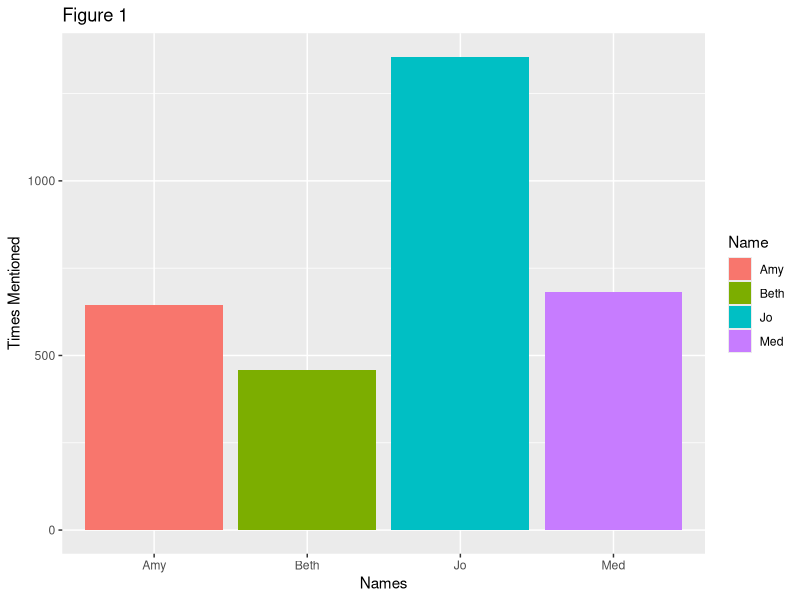

Source code (R):
# Capstone
# Alex Myers
# alexcmyers@arizona.edu  
# 2024-02-18

library(ggplot2)

#Create data and put it in data frame
Little_women <- data.frame(
  Name=c("Med","Jo","Beth","Amy"),
  Times.Mentioned=c(683,1355,459,645) 
)


# Create table. Bar graph, X Name, Y TimesMentioned, colors for each name, 
ggplot(data = Little_women, mapping = aes(x=Name, y=Times.Mentioned,fill=Name)) +
  geom_bar(stat='identity') +
  labs(
    x="Names", #x axis title
    y="Times Mentioned", #y axis title 
    title="Figure 1", # Main title of figure
    color="In the Book" # Title of Legend
  )

  